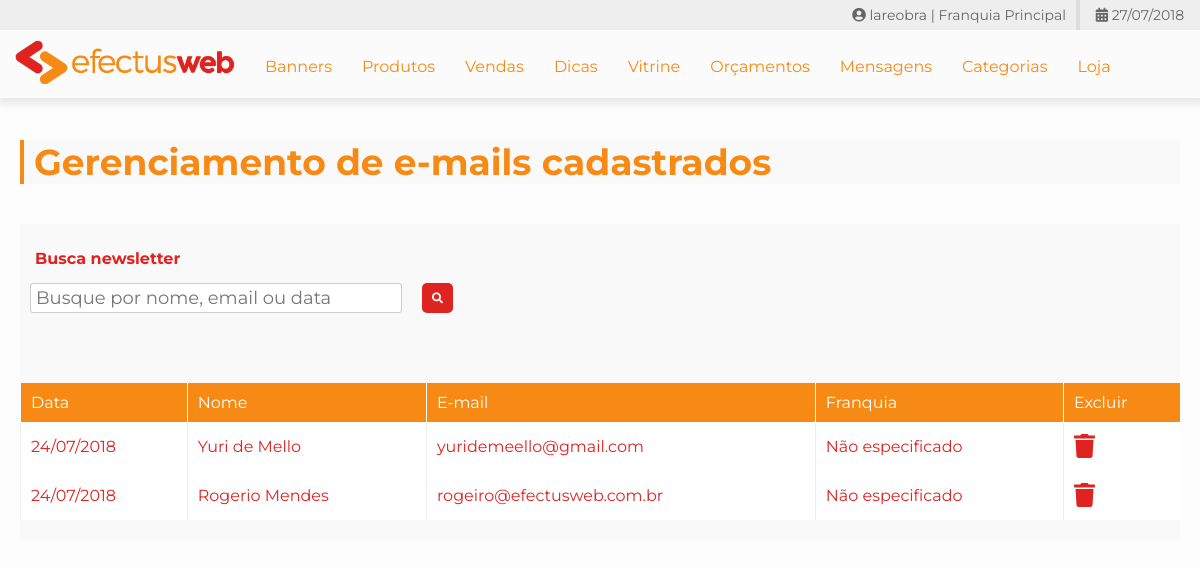
The page /@pew/pew-newsletter.php (signed in) on the database its author committed.
### tables this page shows
CREATE TABLE `pew_newsletter` (
  `id` int(11) NOT NULL,
  `id_franquia` int(11) NOT NULL,
  `nome` varchar(255) NOT NULL,
  `email` varchar(255) NOT NULL,
  `data` datetime NOT NULL
);

### @pew/pew-system-config.php (called while the page is built, shortened)
<?php
    if(!class_exists("Pew_Data_Base")){
        class Pew_Data_Base{
            function __construct($database_host, $database_user, $database_pass, $database_name, $tb_banners, $tb_categorias, $tb_subcategorias, $tb_contatos, $tb_usuarios_administrativos){
                $this->tabela_categorias = $tb_categorias;
                $this->tabela_subcategorias = $tb_subcategorias;
            }
        }
    }
    $pew_db = new Pew_Data_Base("mysql1.lareobra.com.br", "lareobra1", "admlareobra@123", "lareobra1", "pew_banners", "pew_categorias", "pew_subcategorias", "pew_contatos", "pew_usuarios_administrativos");
    $conexao = mysqli_connect($pew_db->db_host, $pew_db->db_user, $pew_db->db_pass, $pew_db->db_name);
    if(!class_exists("Pew_Custom_Data_Base")){
        class Pew_Custom_Data_Base{
            function __construct($tb_produtos, $tb_marcas, $tb_marcas_produtos, $tb_cores, $tb_imagens_produtos, $tb_departamentos, $tb_departamentos_produtos, $tb_categorias_produtos, $tb_subcategorias_produtos, $tb_orcamentos, $tb_config_orcamentos, $tb_categorias_vitrine, $tb_categoria_destaque, $tb_especificacoes, $tb_especificacoes_produtos, $tb_produtos_relacionados, $tb_cores_relacionadas, $tb_newsletter, $tb_minha_conta, $tb_enderecos, $tb_links_menu, $tb_dicas, $tb_carrinhos, $tb_pedidos, $tb_contatos_servicos){
                $this->tabela_produtos = $tb_produtos;
                $this->tabela_marcas_produtos = $tb_marcas_produtos;
                $this->tabela_cores = $tb_cores;
                $this->tabela_imagens_produtos = $tb_imagens_produtos;
                $this->tabela_departamentos = $tb_departamentos;
                $this->tabela_departamentos_produtos = $tb_departamentos_produtos;
                $this->tabela_categorias_produtos = $tb_categorias_produtos;
                $this->tabela_subcategorias_produtos = $tb_subcategorias_produtos;
                $this->tabela_orcamentos = $tb_orcamentos;
                $this->tabela_categorias_vitrine = $tb_categorias_vitrine;
                $this->tabela_categoria_destaque = $tb_categoria_destaque;
                $this->tabela_especificacoes = $tb_especificacoes;
                $this->tabela_especificacoes_produtos = $tb_especificacoes_produtos;
                $this->tabela_produtos_relacionados = $tb_produtos_relacionados;
                $this->tabela_cores_relacionadas = $tb_cores_relacionadas;
                $this->tabela_newsletter = $tb_newsletter;
                $this->tabela_minha_conta = $tb_minha_conta;
                $this->tabela_enderecos = $tb_enderecos;
                $this->tabela_carrinhos = $tb_carrinhos;
				$this->tabela_pedidos = $tb_pedidos;
			}
        }
    }
    $pew_custom_db = new Pew_Custom_Data_Base("pew_produtos", "pew_marcas", "pew_marcas_produtos", "pew_cores", "pew_imagens_produtos", "pew_departamentos", "pew_departamentos_produtos", "pew_categorias_produtos", "pew_subcategorias_produtos", "pew_orcamentos", "pew_config_orcamentos", "pew_categorias_vitrine", "pew_categoria_destaque", "pew_especificacoes_tecnicas", "pew_especificacoes_produtos", "pew_produtos_relacionados", "pew_cores_relacionadas", "pew_newsletter", "pew_minha_conta", "pew_enderecos", "pew_links_menu", "pew_dicas", "pew_carrinhos", "pew_pedidos", "pew_contatos_servicos");
    require_once "@classe-system-functions.php";
    if(!class_exists("Pew_Session")){
        class Pew_Session{
            function __construct($usuario = null, $senha = null, $nivel = null, $empresa = null, $id_franquia = 0){
                $this->nivel = $nivel;
            }
        }
    }
?>

### @pew/@include-global-vars.php (called while the page is built, shortened)
<?php
    require_once "pew-system-config.php";
    $globalVars = array(
        "conexao" => $conexao,
        "tabela_departamentos" => $pew_custom_db->tabela_departamentos,
        "tabela_categorias" => $pew_db->tabela_categorias,
        "tabela_subcategorias" => $pew_db->tabela_subcategorias,
        "tabela_produtos" => $pew_custom_db->tabela_produtos,
        "tabela_cores" => $pew_custom_db->tabela_cores,
        "tabela_marcas_produtos" => $pew_custom_db->tabela_marcas_produtos,
        "tabela_imagens_produtos" => $pew_custom_db->tabela_imagens_produtos,
        "tabela_departamentos_produtos" => $pew_custom_db->tabela_departamentos_produtos,
        "tabela_categorias_produtos" => $pew_custom_db->tabela_categorias_produtos,
        "tabela_subcategorias_produtos" => $pew_custom_db->tabela_subcategorias_produtos,
        "tabela_categorias_vitrine" => $pew_custom_db->tabela_categorias_vitrine,
        "tabela_categoria_destaque" => $pew_custom_db->tabela_categoria_destaque,
        "tabela_especificacoes" => $pew_custom_db->tabela_especificacoes,
        "tabela_especificacoes_produtos" => $pew_custom_db->tabela_especificacoes_produtos,
        "tabela_produtos_relacionados" => $pew_custom_db->tabela_produtos_relacionados,
        "tabela_cores_relacionadas" => $pew_custom_db->tabela_cores_relacionadas,
        "tabela_minha_conta" => $pew_custom_db->tabela_minha_conta,
        "tabela_enderecos" => $pew_custom_db->tabela_enderecos,
        "tabela_carrinhos" => $pew_custom_db->tabela_carrinhos,
        "tabela_pedidos" => $pew_custom_db->tabela_pedidos,
        "tabela_orcamentos" => $pew_custom_db->tabela_orcamentos,
    );
?>

### @pew/@classe-system-functions.php (called while the page is built, shortened)
<?php
    require_once "@include-global-vars.php";
    require_once "pew-system-config.php";
    if(!class_exists("systemFunctions")){
        class systemFunctions{
            private function conexao(){
                global $conexao;
                return $conexao;
            }
            public function contar_resultados($table, $condicao = ""){
                $condicao = str_replace("where", "", $condicao);
                $contar = mysqli_query($this->conexao(), "select count(id) as total from $table where $condicao") or die("Não foi possível buscar os dados");
                $contagem = mysqli_fetch_assoc($contar);
                $total = $contagem["total"];
                return $total;
            }
            public function inverter_data($data){
                if(count(explode("-",$data)) > 1){
                    return implode("/",array_reverse(explode("-",$data)));
                }elseif(count(explode("/",$data)) > 1){
                    return implode("-",array_reverse(explode("/",$data)));
                }
            }
        }
    }
    $pew_functions = new systemFunctions();
?>

### @pew/@valida-sessao.php (called while the page is built, shortened)
<?php
    $loginPage = "index.php?msg=Área restrita, faça login para continuar.";
    $nextPage = isset($_POST["next_page"]) ? addslashes($_POST["next_page"]) : null;
    $next = $nextPage != null ? "&next=$nextPage" : null;
    if(isset($_SESSION["pew_session"])){
        require_once "pew-system-config.php";
        $sessionUsuario = $_SESSION["pew_session"]["usuario"];
        $sessionSenha = $_SESSION["pew_session"]["senha"];
        $sessionNivel = $_SESSION["pew_session"]["nivel"];
        $sessionEmpresa = $_SESSION["pew_session"]["empresa"];
        $sessionIdFranquia = $_SESSION["pew_session"]["id_franquia"];
        $pew_session = new Pew_Session($sessionUsuario, $sessionSenha, $sessionNivel, $sessionEmpresa, $sessionIdFranquia);
    }else{
        echo "<script>window.location.href = '$loginPage$next';</script>";
    }
?>

### @pew/pew-newsletter.php (the view, shortened to what this page needs)
<?php
    require_once "@valida-sessao.php";
    $page_title = "Gerenciamento de e-mails cadastrados";
?>
<!DOCTYPE html>
<html>
    <head>
        <?php
            require_once "@link-standard-styles.php";
            require_once "@link-standard-scripts.php";
        ?>
    </head>
    <body>
        <h1 class="titulos"><?php echo $page_title; ?></h1>
        <section class="conteudo-painel">
            <div class="group clear">
                <form action="pew-newsletter.php" method="get" class="label half clear">
                    <label class="group">
                        <div class="group">
                            <h3 class="label-title">Busca newsletter</h3>
                        </div>
                        <div class="group">
                            <div class="xlarge" style="margin-left: -5px; margin-right: 0px;">
                                <input type="search" name="busca" placeholder="Busque por nome, email ou data" class="label-input" title="Buscar">
                            </div>
                            <div class="xsmall" style="margin-left: 0px;">
                                <button type="submit" class="btn-submit label-input btn-flat" style="margin: 10px;">
                                    <i class="fas fa-search"></i>
                                </button>
                            </div>
                        </div>
                    </label>
                </form>
            </div>
            <table class="table-padrao" cellspacing="0">
            <?php
                $tabela_newsletter = $pew_custom_db->tabela_newsletter;
				$tabela_franquias = "franquias_lojas";
                if(isset($_GET["busca"]) && $_GET["busca"] != ""){
                    $getSEARCH = addslashes($_GET["busca"]);
                    $mainCondition = "nome like '%".$getSEARCH."%' or email like '%".$getSEARCH."%' or data like '%".$getSEARCH."%'";
                    $getSEARCH = $getSEARCH == "" ? "Todos e-mails" : $getSEARCH;
                    echo "<br class='clear'><h3>Exibindo resultados para: $getSEARCH</h3>";
                }else{
                    $mainCondition = "";
                }
				if($pew_session->nivel == 1){
					$mainCondition = $mainCondition == null ? "true" : $mainCondition;
				}else{
					$mainCondition = $mainCondition == null ? "id_franquia = '{$pew_session->id_franquia}'" : str_replace("or", "and id_franquia = '{$pew_session->id_franquia}' or", $mainCondition);
				}
                $totalNewsletter = $pew_functions->contar_resultados($tabela_newsletter, $mainCondition);
                if($totalNewsletter > 0){
                    echo "<thead>";
                        echo "<td>Data</td>";
                        echo "<td>Nome</td>";
                        echo "<td>E-mail</td>";
						if($pew_session->nivel == 1){
                        	echo "<td>Franquia</td>";
						}
                        echo "<td>Excluir</td>";
                    echo "</thead>";
                    echo "<tbody>";
                    $queryNewsletter = mysqli_query($conexao, "select * from $tabela_newsletter where $mainCondition order by data desc");
                    while($newsletter = mysqli_fetch_array($queryNewsletter)){
                        $id = $newsletter["id"];
                        $idFranquia = $newsletter["id_franquia"];
                        $nome = $newsletter["nome"];
                        $email = $newsletter["email"];
                        $data = $pew_functions->inverter_data(substr($newsletter["data"], 0, 10));
                        echo "<tr><td>$data</td>";
                        echo "<td>$nome</td>";
                        echo "<td>$email</td>";
						if($pew_session->nivel == 1){
							$fCondition = "id = '$idFranquia'";
							$totalF = $pew_functions->contar_resultados($tabela_franquias, $fCondition);
							if($totalF > 0){
								$queryF = mysqli_query($conexao, "select cidade, estado from $tabela_franquias where $fCondition");
								$infoF = mysqli_fetch_array($queryF);
								$cidade = $infoF["cidade"];
								$estado = $infoF["estado"];
								echo "<td>$cidade - $estado</td>";
							}else{
								echo "<td>Não especificado</td>";
							}
						}
                        echo "<td><a data-id-newsletter='$id' class='btn-editar btn-excluir-newsletter'><i class='fa fa-trash' aria-hidden='true'></i></a></td></tr>";
                    }
                    echo "</tbody>";
                }else{
                    $msg = $mainCondition != "true" ? "Nenhum resultado encontrado." : "Nenhum e-mail foi cadastrado.";
                    echo "<br><br><br><br><br><h3 align='center'>$msg</h3></td>";
                }
            ?>
            </table>
        </section>
    </body>
</html>

### @pew/css/estilo.css (style rules this page uses)
body { margin: 0px; color: #df2321; font-family: 'Montserrat', sans-serif; overflow-x: hidden; background-color: #fdfdfd; }
.titulos { font-size: 36px; width: calc(100% - 54px); color: #f78a14; text-align: left; padding: 0px; margin: 40px 20px 40px 20px; padding: 0px 0px 0px 10px; border-left: 4px solid #f78a14; background-color: #f9f9f9; position: relative; }
.conteudo-painel { width: calc(100% - 40px); margin: 20px; padding: 20px 0px 20px 0px; background-color: #f9f9f9; min-height: 200px; }
input, select, textarea, button { position: relative; font-size: 18px; outline: none; background-color: #fff; resize: none; border-radius: 3px; font-family: 'Montserrat', sans-serif; }
.xsmall { width: calc((100%/6) - 30.23px); margin: 5px 15px 5px 15px; float: left; }
.half { width: calc((100%/2) - 30px); margin: 5px 15px 5px 15px; float: left; }
.xlarge { width: calc((100%/1.335) - 30px); margin: 5px 15px 5px 15px; float: left; }
.group { width: 100%; margin: 0px; }
.label-input { width: calc(100% - 10px); height: 30px; line-height: 30px; margin-top: 10px; margin-bottom: 10px; padding: 0px 5px 0px 5px; border: 1px solid #ccc; outline: none; transition: .3s; }
.label { display: flex; flex-flow: row wrap; }
.label-title { font-size: 16px; margin: 0px; text-align: left; width: 100%; }
.clear { clear: both; }
.btn-submit { background-color: #32cd32; color: #fff; border: none; height: 40px; border-bottom: 4px solid #2aa32a; text-decoration: none; transition: .2s; outline: none; cursor: pointer; text-align: center; }
.btn-flat { width: auto; height: 30px; font-size: 11px; line-height: 30px; border: none; display: block; margin: 0px 15px 10px 0px; padding: 0px 10px 0px 10px; border-radius: 5px; background-color: #df2321; color: #fff; transition: .3s; text-decoration: none; text-align: center; cursor: pointer; }
.btn-editar { font-size: 24px; color: inherit; text-decoration: none; cursor: pointer; }
.table-padrao { width: 100%; padding-top: 50px; }
.table-padrao thead td { background-color: #f78a14; color: #fff; padding: 10px; border-left: 1px solid #fff; }
.table-padrao tbody td { background-color: #fff; padding: 10px; border-left: 1px solid #eee; }

### rows shown on the page
pew_newsletter: data "24/07/2018", nome "Yuri de Mello", email "yuridemeello@gmail.com", id_franquia "Não especificado"
pew_newsletter: data "24/07/2018", nome "Rogerio Mendes", email "rogeiro@efectusweb.com.br", id_franquia "Não especificado"

### other values the page prints
$pew_session->usuario "lareobra"
$pew_nivel "Franquia Principal"
$tituloPrincipal "Banners"
$tituloPrincipal "Produtos"
$tituloPrincipal "Vendas"
$tituloPrincipal "Dicas"
$tituloPrincipal "Vitrine"
$tituloPrincipal "Orçamentos"
$tituloPrincipal "Mensagens"
$tituloPrincipal "Categorias"
$tituloPrincipal "Loja"
$page_title "Gerenciamento de e-mails cadastrados"
